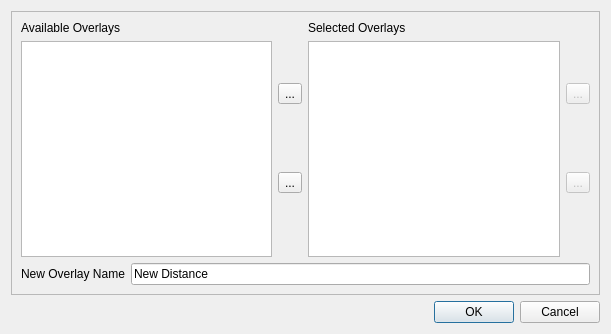
<?xml version="1.0" encoding="UTF-8"?>
<ui version="4.0">
 <class>IDlgCombineDistOvl</class>
 <widget class="QDialog" name="IDlgCombineDistOvl">
  <property name="geometry">
   <rect>
    <x>0</x>
    <y>0</y>
    <width>611</width>
    <height>334</height>
   </rect>
  </property>
  <property name="windowTitle">
   <string>Combine Overlays ...</string>
  </property>
  <layout class="QVBoxLayout">
   <item>
    <widget class="QFrame" name="frame">
     <property name="frameShape">
      <enum>QFrame::StyledPanel</enum>
     </property>
     <property name="frameShadow">
      <enum>QFrame::Raised</enum>
     </property>
     <layout class="QVBoxLayout">
      <item>
       <layout class="QHBoxLayout"/>
      </item>
      <item>
       <layout class="QHBoxLayout">
        <item>
         <layout class="QVBoxLayout">
          <item>
           <widget class="QLabel" name="label_2">
            <property name="text">
             <string>Available Overlays</string>
            </property>
           </widget>
          </item>
          <item>
           <widget class="QListWidget" name="listOverlays">
            <property name="selectionMode">
             <enum>QAbstractItemView::ExtendedSelection</enum>
            </property>
           </widget>
          </item>
         </layout>
        </item>
        <item>
         <layout class="QVBoxLayout">
          <item>
           <widget class="QToolButton" name="toolAdd">
            <property name="text">
             <string>...</string>
            </property>
           </widget>
          </item>
          <item>
           <widget class="QToolButton" name="toolDel">
            <property name="text">
             <string>...</string>
            </property>
           </widget>
          </item>
         </layout>
        </item>
        <item>
         <layout class="QVBoxLayout">
          <item>
           <widget class="QLabel" name="label_3">
            <property name="text">
             <string>Selected Overlays</string>
            </property>
           </widget>
          </item>
          <item>
           <widget class="QListWidget" name="listSelOverlays">
            <property name="selectionMode">
             <enum>QAbstractItemView::ExtendedSelection</enum>
            </property>
           </widget>
          </item>
         </layout>
        </item>
        <item>
         <layout class="QVBoxLayout">
          <item>
           <widget class="QToolButton" name="toolUp">
            <property name="enabled">
             <bool>false</bool>
            </property>
            <property name="text">
             <string>...</string>
            </property>
           </widget>
          </item>
          <item>
           <widget class="QToolButton" name="toolDown">
            <property name="enabled">
             <bool>false</bool>
            </property>
            <property name="text">
             <string>...</string>
            </property>
           </widget>
          </item>
         </layout>
        </item>
       </layout>
      </item>
      <item>
       <layout class="QHBoxLayout">
        <item>
         <widget class="QLabel" name="label">
          <property name="text">
           <string>New Overlay Name</string>
          </property>
         </widget>
        </item>
        <item>
         <widget class="QLineEdit" name="lineOverlayName">
          <property name="text">
           <string>New Distance</string>
          </property>
         </widget>
        </item>
       </layout>
      </item>
     </layout>
    </widget>
   </item>
   <item>
    <widget class="QDialogButtonBox" name="buttonBox">
     <property name="orientation">
      <enum>Qt::Horizontal</enum>
     </property>
     <property name="standardButtons">
      <set>QDialogButtonBox::Cancel|QDialogButtonBox::Ok</set>
     </property>
    </widget>
   </item>
  </layout>
 </widget>
 <resources/>
 <connections>
  <connection>
   <sender>buttonBox</sender>
   <signal>accepted()</signal>
   <receiver>IDlgCombineDistOvl</receiver>
   <slot>accept()</slot>
   <hints>
    <hint type="sourcelabel">
     <x>248</x>
     <y>254</y>
    </hint>
    <hint type="destinationlabel">
     <x>157</x>
     <y>274</y>
    </hint>
   </hints>
  </connection>
  <connection>
   <sender>buttonBox</sender>
   <signal>rejected()</signal>
   <receiver>IDlgCombineDistOvl</receiver>
   <slot>reject()</slot>
   <hints>
    <hint type="sourcelabel">
     <x>316</x>
     <y>260</y>
    </hint>
    <hint type="destinationlabel">
     <x>286</x>
     <y>274</y>
    </hint>
   </hints>
  </connection>
 </connections>
</ui>
